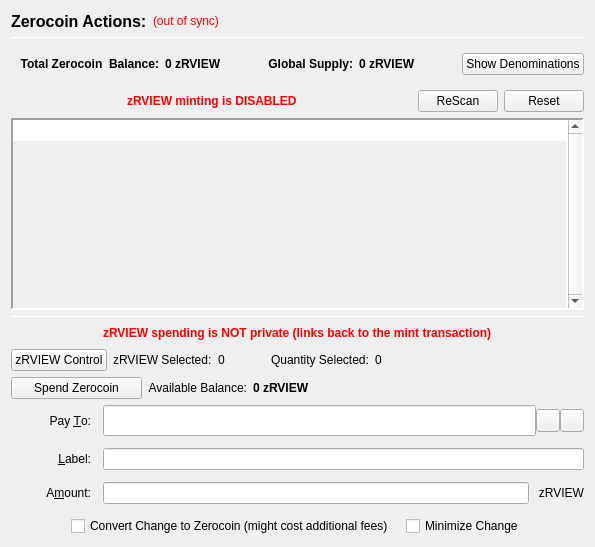
                  <widget class="QFrame" name="verticalFrameLeft">
                   <layout class="QVBoxLayout" name="verticalLayout_2">
                    <item>
                     <layout class="QVBoxLayout" name="verticalLayout_3">
                      <item>
                       <layout class="QHBoxLayout" name="horizontalLayout_3">
                        <item>
                         <widget class="QLabel" name="labelzRVIEWActions">
                          <property name="font">
                           <font>
                            <pointsize>12</pointsize>
                            <weight>75</weight>
                            <bold>true</bold>
                           </font>
                          </property>
                          <property name="text">
                           <string>Zerocoin Actions:</string>
                          </property>
                          <property name="alignment">
                           <set>Qt::AlignLeading|Qt::AlignLeft|Qt::AlignVCenter</set>
                          </property>
                         </widget>
                        </item>
                        <item>
                         <widget class="QLabel" name="labelzRVIEWSyncStatus">
                          <property name="toolTip">
                           <string>The displayed information may be out of date. Your wallet automatically synchronizes with the ReviewBase_Coin network after a connection is established, but this process has not completed yet.</string>
                          </property>
                          <property name="styleSheet">
                           <string notr="true">QLabel { color: red; }</string>
                          </property>
                          <property name="text">
                           <string notr="true">(out of sync)</string>
                          </property>
                          <property name="alignment">
                           <set>Qt::AlignLeading|Qt::AlignLeft|Qt::AlignVCenter</set>
                          </property>
                         </widget>
                        </item>
                        <item>
                         <spacer name="horizontalSpacer">
                          <property name="orientation">
                           <enum>Qt::Horizontal</enum>
                          </property>
                          <property name="sizeHint" stdset="0">
                           <size>
                            <width>40</width>
                            <height>20</height>
                           </size>
                          </property>
                         </spacer>
                        </item>
                       </layout>
                      </item>
                      <item>
                       <widget class="Line" name="lineUpperLeft">
                        <property name="minimumSize">
                         <size>
                          <width>0</width>
                          <height>1</height>
                         </size>
                        </property>
                        <property name="maximumSize">
                         <size>
                          <width>16777215</width>
                          <height>1</height>
                         </size>
                        </property>
                        <property name="frameShadow">
                         <enum>QFrame::Sunken</enum>
                        </property>
                        <property name="orientation">
                         <enum>Qt::Horizontal</enum>
                        </property>
                       </widget>
                      </item>
                      <item>
                       <widget class="QFrame" name="balanceSupplyFrame">
                        <layout class="QHBoxLayout" name="horizontalLayout_2" stretch="0,0,0,1,0">
                         <property name="rightMargin">
                          <number>0</number>
                         </property>
                         <item>
                          <layout class="QHBoxLayout" name="horizontalLayout_34">
                           <item>
                            <widget class="QLabel" name="labelzAvailableText_3">
                             <property name="font">
                              <font>
                               <weight>75</weight>
                               <bold>true</bold>
                              </font>
                             </property>
                             <property name="toolTip">
                              <string>Total Balance including unconfirmed and immature zRVIEW</string>
                             </property>
                             <property name="text">
                              <string>Total Zerocoin  Balance:</string>
                             </property>
                             <property name="alignment">
                              <set>Qt::AlignRight|Qt::AlignTrailing|Qt::AlignVCenter</set>
                             </property>
                            </widget>
                           </item>
                           <item>
                            <widget class="QLabel" name="labelzAvailableAmount_4">
                             <property name="minimumSize">
                              <size>
                               <width>40</width>
                               <height>0</height>
                              </size>
                             </property>
                             <property name="font">
                              <font>
                               <weight>75</weight>
                               <bold>true</bold>
                              </font>
                             </property>
                             <property name="toolTip">
                              <string>Total Balance including unconfirmed and immature zRVIEW</string>
                             </property>
                             <property name="text">
                              <string>0 zRVIEW</string>
                             </property>
                             <property name="alignment">
                              <set>Qt::AlignLeading|Qt::AlignLeft|Qt::AlignVCenter</set>
                             </property>
                            </widget>
                           </item>
                          </layout>
                         </item>
                         <item>
                          <spacer name="horizontalSpacer_32">
                           <property name="orientation">
                            <enum>Qt::Horizontal</enum>
                           </property>
                           <property name="sizeHint" stdset="0">
                            <size>
                             <width>40</width>
                             <height>20</height>
                            </size>
                           </property>
                          </spacer>
                         </item>
                         <item>
                          <layout class="QHBoxLayout" name="horizontalLayout_35">
                           <item>
                            <widget class="QLabel" name="labelZsupplyText_2">
                             <property name="font">
                              <font>
                               <weight>75</weight>
                               <bold>true</bold>
                              </font>
                             </property>
                             <property name="text">
                              <string>Global Supply:</string>
                             </property>
                             <property name="alignment">
                              <set>Qt::AlignRight|Qt::AlignTrailing|Qt::AlignVCenter</set>
                             </property>
                            </widget>
                           </item>
                           <item>
                            <widget class="QLabel" name="labelZsupplyAmount_2">
                             <property name="font">
                              <font>
                               <weight>75</weight>
                               <bold>true</bold>
                              </font>
                             </property>
                             <property name="text">
                              <string>0 zRVIEW</string>
                             </property>
                            </widget>
                           </item>
                          </layout>
                         </item>
                         <item>
                          <spacer name="horizontalSpacer_31">
                           <property name="orientation">
                            <enum>Qt::Horizontal</enum>
                           </property>
                           <property name="sizeHint" stdset="0">
                            <size>
                             <width>40</width>
                             <height>20</height>
                            </size>
                           </property>
                          </spacer>
                         </item>
                         <item>
                          <widget class="QPushButton" name="pushButtonShowDenoms">
                           <property name="toolTip">
                            <string>Show zRVIEW denominations list</string>
                           </property>
                           <property name="text">
                            <string>Show Denominations</string>
                           </property>
                          </widget>
                         </item>
                        </layout>
                       </widget>
                      </item>
                      <item>
                       <layout class="QHBoxLayout" name="horizontalLayout_4">
                        <item>
                         <spacer name="horizontalSpacer_2">
                          <property name="orientation">
                           <enum>Qt::Horizontal</enum>
                          </property>
                          <property name="sizeHint" stdset="0">
                           <size>
                            <width>40</width>
                            <height>20</height>
                           </size>
                          </property>
                         </spacer>
                        </item>
                        <item>
                         <widget class="QLabel" name="label">
                          <property name="styleSheet">
                           <string notr="true">color: red;
font-weight: bold;</string>
                          </property>
                          <property name="text">
                           <string>zRVIEW minting is DISABLED</string>
                          </property>
                         </widget>
                        </item>
                        <item>
                         <spacer name="horizontalSpacer_3">
                          <property name="orientation">
                           <enum>Qt::Horizontal</enum>
                          </property>
                          <property name="sizeHint" stdset="0">
                           <size>
                            <width>40</width>
                            <height>20</height>
                           </size>
                          </property>
                         </spacer>
                        </item>
                        <item>
                         <widget class="QPushButton" name="pushButtonMintReset">
                          <property name="maximumSize">
                           <size>
                            <width>80</width>
                            <height>16777215</height>
                           </size>
                          </property>
                          <property name="toolTip">
                           <string>Rescan the complete blockchain for  Zerocoin mints and their meta-data.</string>
                          </property>
                          <property name="text">
                           <string>ReScan</string>
                          </property>
                         </widget>
                        </item>
                        <item>
                         <widget class="QPushButton" name="pushButtonSpentReset">
                          <property name="maximumSize">
                           <size>
                            <width>80</width>
                            <height>16777215</height>
                           </size>
                          </property>
                          <property name="toolTip">
                           <string>Reset Zerocoin Wallet DB. Deletes transactions that did not make it into the blockchain.</string>
                          </property>
                          <property name="text">
                           <string>Reset</string>
                          </property>
                         </widget>
                        </item>
                       </layout>
                      </item>
                      <item>
                       <widget class="QPlainTextEdit" name="TEMintStatus">
                        <property name="font">
                         <font>
                          <pointsize>8</pointsize>
                         </font>
                        </property>
                        <property name="toolTip">
                         <string>Status and/or Mesages from the last Mint Action.</string>
                        </property>
                        <property name="frameShape">
                         <enum>QFrame::Panel</enum>
                        </property>
                        <property name="frameShadow">
                         <enum>QFrame::Sunken</enum>
                        </property>
                        <property name="lineWidth">
                         <number>2</number>
                        </property>
                        <property name="midLineWidth">
                         <number>2</number>
                        </property>
                        <property name="verticalScrollBarPolicy">
                         <enum>Qt::ScrollBarAlwaysOn</enum>
                        </property>
                        <property name="horizontalScrollBarPolicy">
                         <enum>Qt::ScrollBarAlwaysOff</enum>
                        </property>
                        <property name="readOnly">
                         <bool>true</bool>
                        </property>
                        <property name="plainText">
                         <string notr="true"/>
                        </property>
                        <property name="backgroundVisible">
                         <bool>true</bool>
                        </property>
                       </widget>
                      </item>
                      <item>
                       <widget class="Line" name="line">
                        <property name="minimumSize">
                         <size>
                          <width>0</width>
                          <height>1</height>
                         </size>
                        </property>
                        <property name="maximumSize">
                         <size>
                          <width>16777215</width>
                          <height>1</height>
                         </size>
                        </property>
                        <property name="orientation">
                         <enum>Qt::Horizontal</enum>
                        </property>
                       </widget>
                      </item>
                      <item>
                       <layout class="QHBoxLayout" name="horizontalLayout_7">
                        <item>
                         <spacer name="horizontalSpacer_18">
                          <property name="orientation">
                           <enum>Qt::Horizontal</enum>
                          </property>
                          <property name="sizeHint" stdset="0">
                           <size>
                            <width>40</width>
                            <height>20</height>
                           </size>
                          </property>
                         </spacer>
                        </item>
                        <item>
                         <widget class="QLabel" name="label_2">
                          <property name="styleSheet">
                           <string notr="true">color: red;
font-weight: bold;</string>
                          </property>
                          <property name="text">
                           <string>zRVIEW spending is NOT private (links back to the mint transaction)</string>
                          </property>
                         </widget>
                        </item>
                        <item>
                         <spacer name="horizontalSpacer_30">
                          <property name="orientation">
                           <enum>Qt::Horizontal</enum>
                          </property>
                          <property name="sizeHint" stdset="0">
                           <size>
                            <width>40</width>
                            <height>20</height>
                           </size>
                          </property>
                         </spacer>
                        </item>
                       </layout>
                      </item>
                      <item>
                       <layout class="QHBoxLayout" name="horizontalLayout_24">
                        <property name="leftMargin">
                         <number>0</number>
                        </property>
                        <property name="bottomMargin">
                         <number>0</number>
                        </property>
                        <item>
                         <widget class="QPushButton" name="pushButtonZRviewControl">
                          <property name="text">
                           <string>zRVIEW Control</string>
                          </property>
                         </widget>
                        </item>
                        <item>
                         <widget class="QLabel" name="labelzRviewSelected">
                          <property name="text">
                           <string>zRVIEW Selected:</string>
                          </property>
                         </widget>
                        </item>
                        <item>
                         <widget class="QLabel" name="labelzRviewSelected_int">
                          <property name="text">
                           <string>0</string>
                          </property>
                         </widget>
                        </item>
                        <item>
                         <spacer name="horizontalSpacer_17">
                          <property name="orientation">
                           <enum>Qt::Horizontal</enum>
                          </property>
                          <property name="sizeType">
                           <enum>QSizePolicy::Fixed</enum>
                          </property>
                          <property name="sizeHint" stdset="0">
                           <size>
                            <width>40</width>
                            <height>20</height>
                           </size>
                          </property>
                         </spacer>
                        </item>
                        <item>
                         <widget class="QLabel" name="labelQuantitySelected">
                          <property name="text">
                           <string>Quantity Selected:</string>
                          </property>
                         </widget>
                        </item>
                        <item>
                         <widget class="QLabel" name="labelQuantitySelected_int">
                          <property name="text">
                           <string>0</string>
                          </property>
                         </widget>
                        </item>
                        <item>
                         <spacer name="horizontalSpacer_19">
                          <property name="orientation">
                           <enum>Qt::Horizontal</enum>
                          </property>
                          <property name="sizeHint" stdset="0">
                           <size>
                            <width>40</width>
                            <height>20</height>
                           </size>
                          </property>
                         </spacer>
                        </item>
                       </layout>
                      </item>
                      <item>
                       <layout class="QHBoxLayout" name="horizontalLayout_6">
                        <item>
                         <widget class="QPushButton" name="pushButtonSpendzRVIEW">
                          <property name="minimumSize">
                           <size>
                            <width>131</width>
                            <height>0</height>
                           </size>
                          </property>
                          <property name="toolTip">
                           <string>Spend Zerocoin. Without 'Pay To:' address creates payments to yourself.</string>
                          </property>
                          <property name="text">
                           <string>Spend Zerocoin</string>
                          </property>
                         </widget>
                        </item>
                        <item>
                         <widget class="QLabel" name="labelzRVIEWBalanceText">
                          <property name="toolTip">
                           <string>Available (mature and spendable) zRVIEW for spending</string>
                          </property>
                          <property name="text">
                           <string>Available Balance:</string>
                          </property>
                          <property name="alignment">
                           <set>Qt::AlignRight|Qt::AlignTrailing|Qt::AlignVCenter</set>
                          </property>
                         </widget>
                        </item>
                        <item>
                         <widget class="QLabel" name="labelzAvailableAmount_2">
                          <property name="font">
                           <font>
                            <weight>75</weight>
                            <bold>true</bold>
                           </font>
                          </property>
                          <property name="toolTip">
                           <string>Available (mature and spendable) zRVIEW for spending

zRVIEW are mature when they have more than 20 confirmations AND more than 2 mints of the same denomination after them were minted</string>
                          </property>
                          <property name="text">
                           <string>0 zRVIEW</string>
                          </property>
                          <property name="alignment">
                           <set>Qt::AlignLeading|Qt::AlignLeft|Qt::AlignVCenter</set>
                          </property>
                         </widget>
                        </item>
                        <item>
                         <spacer name="horizontalSpacer_4">
                          <property name="orientation">
                           <enum>Qt::Horizontal</enum>
                          </property>
                          <property name="sizeHint" stdset="0">
                           <size>
                            <width>40</width>
                            <height>20</height>
                           </size>
                          </property>
                         </spacer>
                        </item>
                       </layout>
                      </item>
                      <item>
                       <layout class="QGridLayout" name="gridLayout_7">
                        <property name="spacing">
                         <number>12</number>
                        </property>
                        <item row="0" column="0">
                         <widget class="QLabel" name="payToLabel">
                          <property name="minimumSize">
                           <size>
                            <width>80</width>
                            <height>0</height>
                           </size>
                          </property>
                          <property name="text">
                           <string>Pay &amp;To:</string>
                          </property>
                          <property name="alignment">
                           <set>Qt::AlignRight|Qt::AlignTrailing|Qt::AlignVCenter</set>
                          </property>
                          <property name="buddy">
                           <cstring>payTo</cstring>
                          </property>
                         </widget>
                        </item>
                        <item row="0" column="1">
                         <layout class="QHBoxLayout" name="payToLayout">
                          <property name="spacing">
                           <number>0</number>
                          </property>
                          <item>
                           <widget class="QValidatedLineEdit" name="payTo">
                            <property name="enabled">
                             <bool>true</bool>
                            </property>
                            <property name="minimumSize">
                             <size>
                              <width>0</width>
                              <height>31</height>
                             </size>
                            </property>
                            <property name="toolTip">
                             <string>The ReviewBase_Coin address to send the payment to. Creates local payment to yourself when empty.</string>
                            </property>
                           </widget>
                          </item>
                          <item>
                           <widget class="QToolButton" name="addressBookButton">
                            <property name="toolTip">
                             <string>Choose previously used address</string>
                            </property>
                            <property name="text">
                             <string/>
                            </property>
                            <property name="icon">
                             <iconset resource="../reviewbase_coin.qrc">
                              <normaloff>:/icons/address-book</normaloff>:/icons/address-book</iconset>
                            </property>
                            <property name="shortcut">
                             <string>Alt+A</string>
                            </property>
                           </widget>
                          </item>
                          <item>
                           <widget class="QToolButton" name="pasteButton">
                            <property name="toolTip">
                             <string>Paste address from clipboard</string>
                            </property>
                            <property name="text">
                             <string/>
                            </property>
                            <property name="icon">
                             <iconset resource="../reviewbase_coin.qrc">
                              <normaloff>:/icons/editpaste</normaloff>:/icons/editpaste</iconset>
                            </property>
                            <property name="shortcut">
                             <string>Alt+P</string>
                            </property>
                           </widget>
                          </item>
                         </layout>
                        </item>
                        <item row="1" column="0">
                         <widget class="QLabel" name="labelLabel">
                          <property name="minimumSize">
                           <size>
                            <width>80</width>
                            <height>0</height>
                           </size>
                          </property>
                          <property name="text">
                           <string>&amp;Label:</string>
                          </property>
                          <property name="alignment">
                           <set>Qt::AlignRight|Qt::AlignTrailing|Qt::AlignVCenter</set>
                          </property>
                          <property name="buddy">
                           <cstring>addAsLabel</cstring>
                          </property>
                         </widget>
                        </item>
                        <item row="1" column="1">
                         <widget class="QLineEdit" name="addAsLabel">
                          <property name="toolTip">
                           <string>Enter a label for this address to add it to the list of used addresses</string>
                          </property>
                         </widget>
                        </item>
                        <item row="2" column="0">
                         <widget class="QLabel" name="amountLabel">
                          <property name="minimumSize">
                           <size>
                            <width>80</width>
                            <height>0</height>
                           </size>
                          </property>
                          <property name="text">
                           <string>A&amp;mount:</string>
                          </property>
                          <property name="alignment">
                           <set>Qt::AlignRight|Qt::AlignTrailing|Qt::AlignVCenter</set>
                          </property>
                          <property name="buddy">
                           <cstring>zRVIEWpayAmount</cstring>
                          </property>
                         </widget>
                        </item>
                        <item row="2" column="1">
                         <layout class="QHBoxLayout" name="horizontalLayout_9">
                          <property name="spacing">
                           <number>0</number>
                          </property>
                          <item>
                           <widget class="QLineEdit" name="zRVIEWpayAmount"/>
                          </item>
                          <item>
                           <widget class="QLabel" name="labelzRVIEW">
                            <property name="minimumSize">
                             <size>
                              <width>55</width>
                              <height>0</height>
                             </size>
                            </property>
                            <property name="text">
                             <string>zRVIEW</string>
                            </property>
                            <property name="alignment">
                             <set>Qt::AlignRight|Qt::AlignTrailing|Qt::AlignVCenter</set>
                            </property>
                           </widget>
                          </item>
                         </layout>
                        </item>
                        <item row="3" column="0" colspan="2">
                         <layout class="QHBoxLayout" name="horizontalLayout_10">
                          <item>
                           <spacer name="horizontalSpacer_5">
                            <property name="orientation">
                             <enum>Qt::Horizontal</enum>
                            </property>
                            <property name="sizeHint" stdset="0">
                             <size>
                              <width>40</width>
                              <height>20</height>
                             </size>
                            </property>
                           </spacer>
                          </item>
                          <item>
                           <widget class="QCheckBox" name="checkBoxMintChange">
                            <property name="sizePolicy">
                             <sizepolicy hsizetype="MinimumExpanding" vsizetype="Fixed">
                              <horstretch>0</horstretch>
                              <verstretch>0</verstretch>
                             </sizepolicy>
                            </property>
                            <property name="layoutDirection">
                             <enum>Qt::LeftToRight</enum>
                            </property>
                            <property name="text">
                             <string>Convert Change to Zerocoin (might cost additional fees)</string>
                            </property>
                           </widget>
                          </item>
                          <item>
                           <widget class="QCheckBox" name="checkBoxMinimizeChange">
                            <property name="toolTip">
                             <string>If checked, the wallet tries to minimize the returning change instead of minimizing the number of spent denominations.</string>
                            </property>
                            <property name="text">
                             <string>Minimize Change</string>
                            </property>
                           </widget>
                          </item>
                          <item>
                           <spacer name="horizontalSpacer_6">
                            <property name="orientation">
                             <enum>Qt::Horizontal</enum>
                            </property>
                            <property name="sizeHint" stdset="0">
                             <size>
                              <width>40</width>
                              <height>20</height>
                             </size>
                            </property>
                           </spacer>
                          </item>
                         </layout>
                        </item>
                       </layout>
                      </item>
                     </layout>
                    </item>
                   </layout>
                  </widget>
